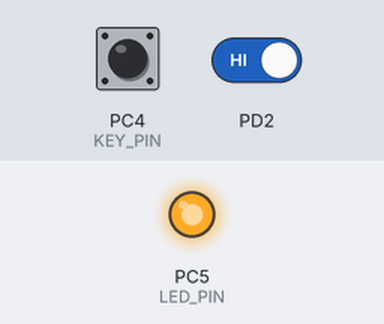
Simulated run of this program. Board: ATmega328P, built with avr-gcc and emulated at 8 MHz. Shown: output pins drawn as LEDs (lit = HIGH). Inputs (shaded band) come from the test bench; at power-on: PC4 (KEY_PIN) HIGH, PD2 HIGH.

Above: at 1.2 s.
1.3 s: PC4 (KEY_PIN) pulled LOW for 0.15 s
At 1.37 s:
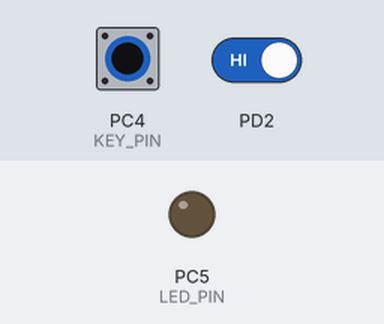
2.9 s: PC4 (KEY_PIN) pulled LOW for 3.2 s
At 6.5 s:
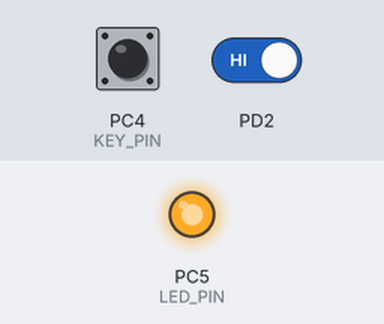
7.6 s: PD2 driven LOW
At 8.9 s:
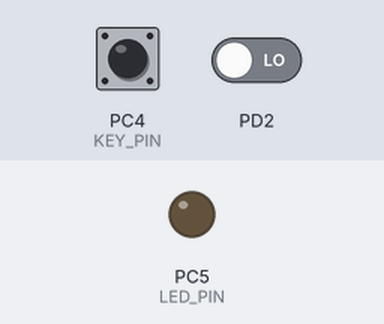
Timing chart, 0 to 10.6 s (numbered marks = the images above; inputs shaded):
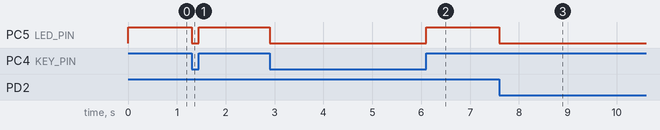

Measured:
- after the input at 1.3 s, PC5 (LED_PIN): HIGH → LOW at once, → HIGH 0.15 s later
- after the input at 2.9 s, PC5 (LED_PIN): HIGH → LOW at once, → HIGH 3.2 s later
- after the input at 7.6 s, PC5 (LED_PIN): HIGH → LOW at once

The program:

main.c
```c
/*
 * main.c
 *
 *  Created on: 8 lis 2017
 *      Author: Macko
 */

// GENEROWANIE PRZERWABUA GDY wci niêty przycisk


#include <avr/io.h>
#include <util/delay.h>
#include <avr/interrupt.h>


#define LED_PIN (1<<PC5)
#define KEY_PIN (1<<PC4)
#define KEY_DOWN !(PINC & KEY_PIN)
#define LED_TOG PORTC^=LED_PIN

int main(void){
	//wyjscie
	DDRC|=LED_PIN;
	//wejscie
	DDRC&=~KEY_PIN;
	DDRD&=~(1<<PD2);

	//podci¹gniêcie do 5v
	PORTC|=KEY_PIN|LED_PIN;

	//pod³¹czenie PCINT12 do modu³u przerwañ
	PCMSK1|=(1<<PCINT12);

	EICRA|=(1<<ISC01);
	EIMSK|=(1<<INT0);

	//zezwolenie na przerwanie;
	PCICR |=(1<<PCIE1);

	sei();

		while(1){


		}
}

ISR(PCINT1_vect){
	LED_TOG;


}

ISR(INT0_vect){
	LED_TOG;


}
```
